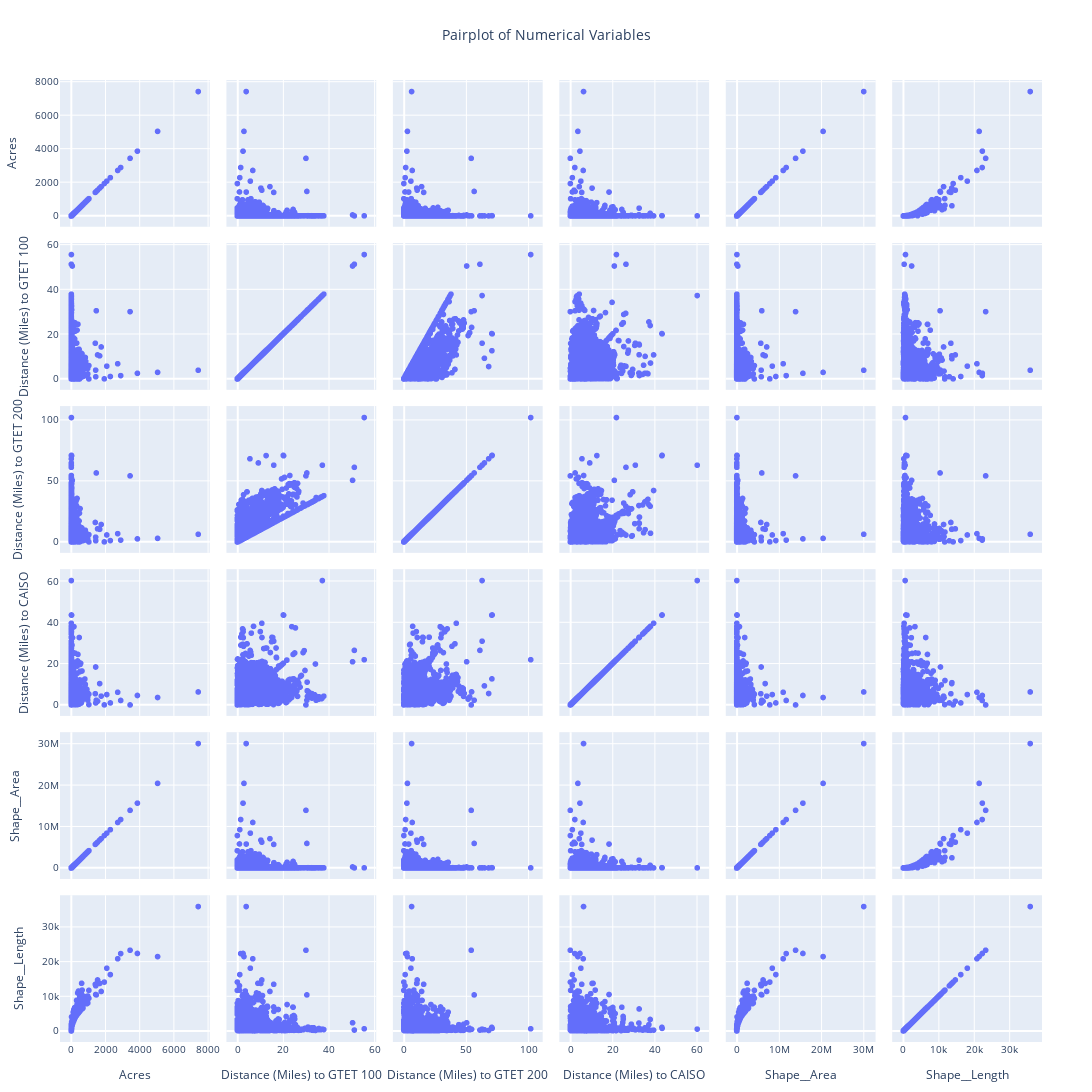

The notebook cell saved with this chart:
### Code cell
def plot_pairplot(df, numerical_cols):
    # Create a copy of the DataFrame to avoid modifying the original
    df_plot = df[numerical_cols].copy()
    
    # Create the pairplot
    fig = px.scatter_matrix(
        df_plot, 
        title="Pairplot of Numerical Variables",
        width=1300,  # Increase width for more space
        height=1500  # Increase height for more space
    )
    
    # Adjust layout for better readability
    fig.update_layout(
        font=dict(size=10),  # Reduce font size for axis labels
        title_font=dict(size=14),  # Adjust title font size
        title_x=0.5,  # Center the title
        margin=dict(l=50, r=50, t=80, b=50)  # Adjust margins
    )
    
    # Show the figure
    fig.show()
        
    # Save the figure as a PNG file
    fig.write_image("/home/ubuntu/dec24_bds_solar_energy/reports/figures/Pairplot.png")

print("Pairplot (Scatter Matrix) for numerical features")
plot_pairplot(df, numerical_cols)

### Figure 1 — Plotly figure (JSON) as saved in the notebook; plotly's stock layout.template omitted (floating-point values rounded to 4 significant figures; data arrays with more than 128 entries replaced by an {"elided": "..."} marker saying what was removed)
{"data": [{"dimensions": [{"axis": {"matches": true}, "label": "Acres", "values": {"elided": "5397 float values"}}, {"axis": {"matches": true}, "label": "Distance (Miles) to GTET 100", "values": {"elided": "5397 float values"}}, {"axis": {"matches": true}, "label": "Distance (Miles) to GTET 200", "values": {"elided": "5397 float values"}}, {"axis": {"matches": true}, "label": "Distance (Miles) to CAISO", "values": {"elided": "5397 float values"}}, {"axis": {"matches": true}, "label": "Shape__Area", "values": {"elided": "5397 float values"}}, {"axis": {"matches": true}, "label": "Shape__Length", "values": {"elided": "5397 float values"}}], "hovertemplate": "%{xaxis.title.text}=%{x}<br>%{yaxis.title.text}=%{y}<extra></extra>", "legendgroup": "", "marker": {"color": "#636efa", "symbol": "circle"}, "name": "", "showlegend": false, "type": "splom"}], "layout": {"dragmode": "select", "font": {"size": 10}, "height": 1500, "legend": {"tracegroupgap": 0}, "margin": {"b": 50, "l": 50, "r": 50, "t": 80}, "title": {"font": {"size": 14}, "text": "Pairplot of Numerical Variables", "x": 0.5}, "width": 1300}}
